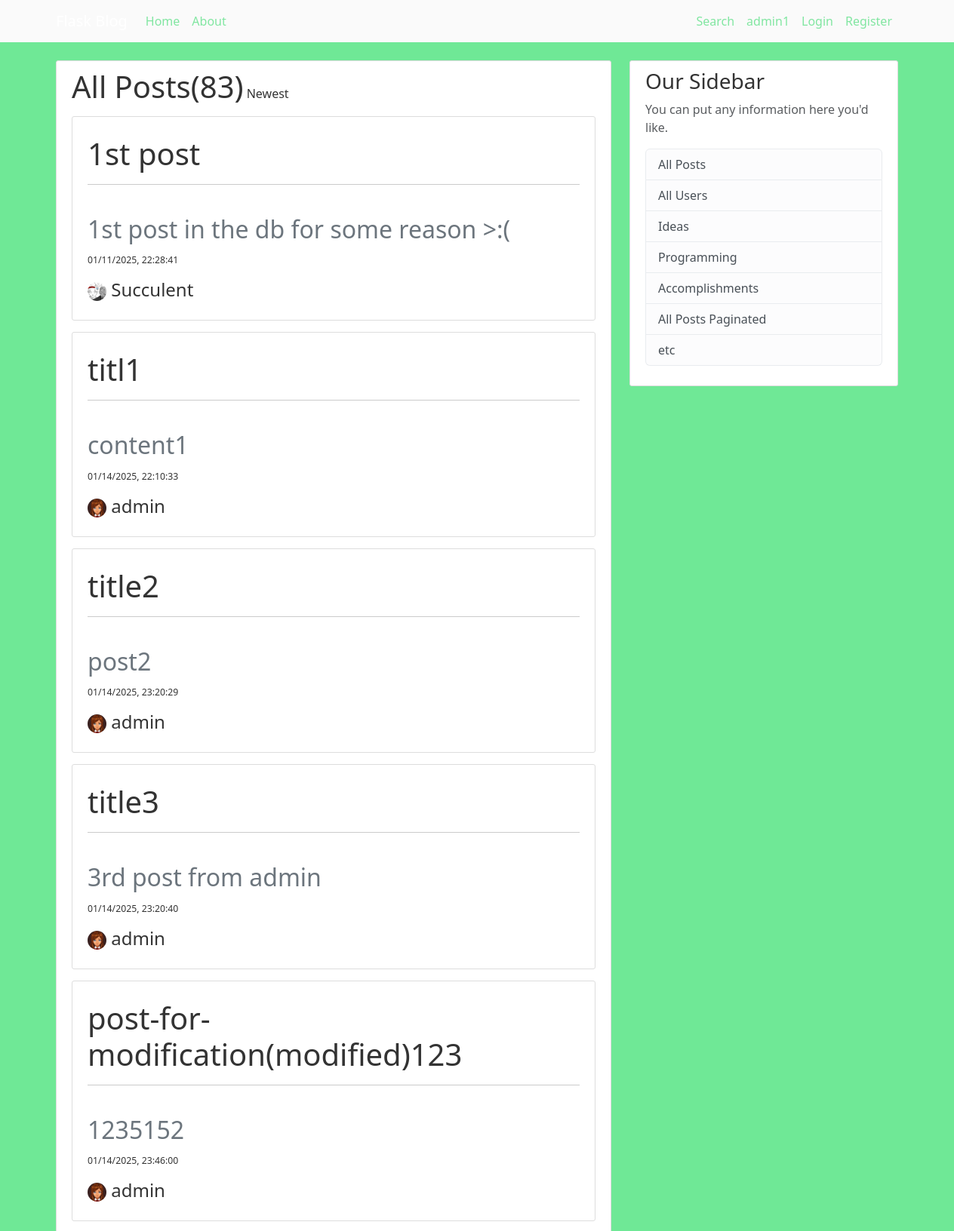
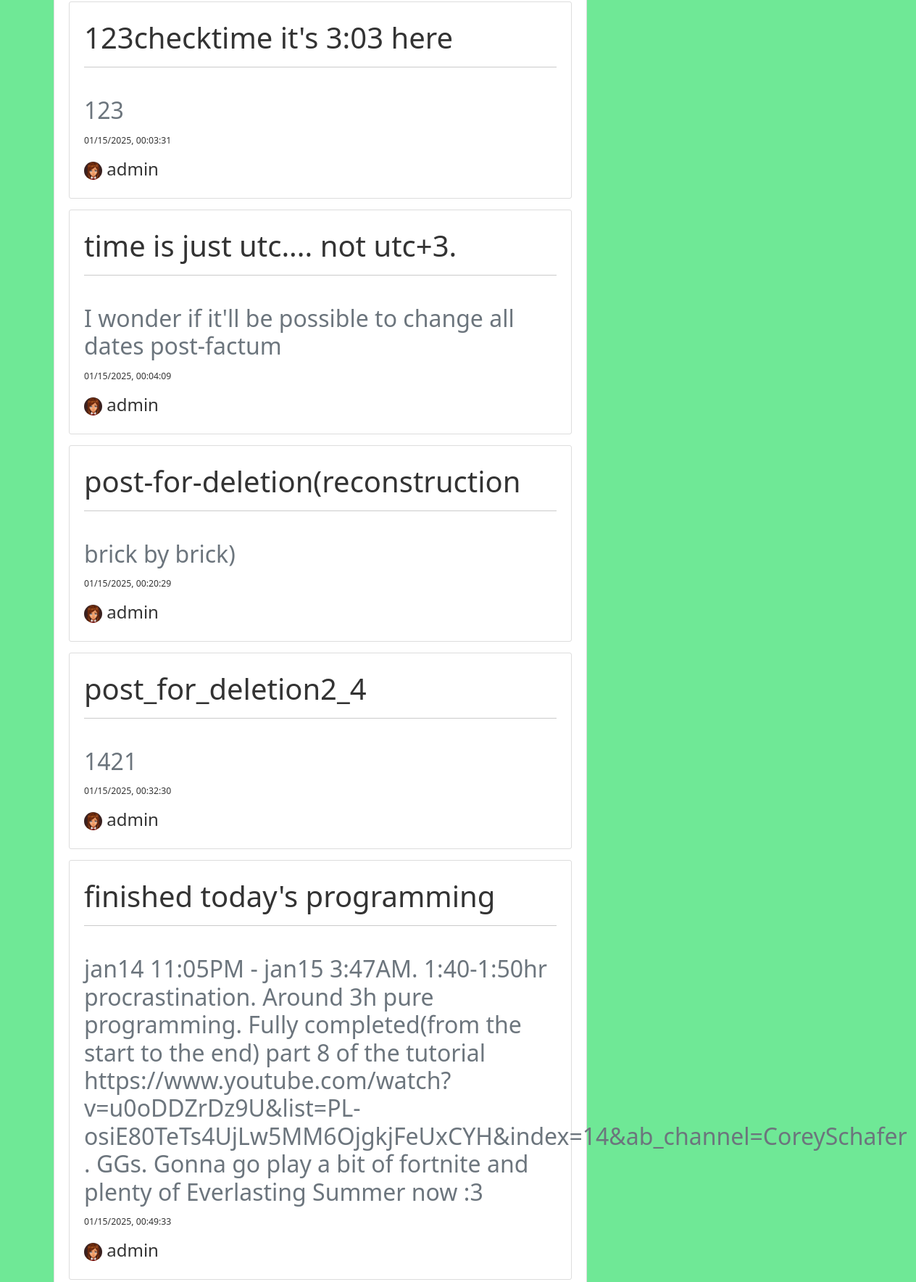
/all-posts/asc (upper part), run on the app's committed database (2 pictures, top to bottom).
### bungee_gum/models.py (models this page shows, shortened)
class Post(db.Model):
    id = db.Column(db.Integer, primary_key=True)
    title = db.Column(db.String(100), nullable=False)
    date_posted = db.Column(db.DateTime, nullable=False, default=lambda: datetime.now(timezone.utc))
    content = db.Column(db.Text, nullable=False)
    user_id = db.Column(db.Integer, db.ForeignKey("user.id"), nullable=False)

class User(db.Model, UserMixin):
    id = db.Column(db.Integer, primary_key=True)
    username = db.Column(db.String(20), unique=True, nullable=False)
    email = db.Column(db.String(120), unique=True, nullable=False)
    image_file = db.Column(db.String(20), nullable=False, default="default.jpg")
    password = db.Column(db.String(60), nullable=False)
    posts = db.relationship("Post", backref="author", lazy="subquery")

### bungee_gum/posts/routes.py (the view)
@posts.route("/all-posts/asc")
def all_posts_asc():
    posts = Post.query.order_by("date_posted").all()
    posts_num = Post.query.count()
    return render_template("all-posts-asc.html", title="Posts", posts=posts, posts_num=posts_num)

### bungee_gum/templates/all-posts-asc.html
{% extends "base.html" %}
{% block body %}
<div class="content-section">
    <span class="h1">All Posts({{ posts_num }})</span>
    <a href="{{ url_for('posts.all_posts') }}" class="text-decoration-none h6">Newest</a>
    {% for post in posts %}
        <div class="content-section">
            <div class="media">
                    <a href="{{ url_for('posts.post_view', id=post.id) }}" class="text-decoration-none h1"><h1 class="account-heading"></h1>{{ post.title }}</a>
                <hr> <br>
                    <h2 class="text-secondary">{{ post.content }}</h2>
                    <a href="{{ url_for('posts.post_view', id=post.id) }}" class="text-decoration-none small h4">
                        <small class="mute">{{ post.date_posted.strftime('%m/%d/%Y, %H:%M:%S') }}</small></a>
            </div>
            <div>
                <a href="{{ url_for('users.specific_user', id=post.author.id) }}" class="text-decoration-none h4">
                    <img class="rounded-circle account-img-smol" src="{{ url_for('static', filename='profile-pics/' + post.author.image_file)}}">
                    {{ post.author.username }}</a>
            </div>
        </div>
    {% endfor %}
</div>
{% endblock body %}

### bungee_gum/static/style.css (style rules this page uses)
body { background: #6fe896; color: #333333; margin-top: 5rem; }
.content-section { background: #ffffff; padding: 10px 20px; border: 1px solid #dddddd; border-radius: 3px; margin-bottom: 20px; }
.content-section div { margin: 15px 0; }
.account-img-smol { width: 25px; height: 25px; }

### data on the page
Post: title "1st post", content "1st post in the db for some reason >:(", date_posted "01/11/2025, 22:28:41", image_file (picture), author.username "Succulent"
Post: title "titl1", content "content1", date_posted "01/14/2025, 22:10:33", image_file (placeholder picture), author.username "admin"
Post: title "title2", content "post2", date_posted "01/14/2025, 23:20:29", image_file (placeholder picture), author.username "admin"
Post: title "title3", content "3rd post from admin", date_posted "01/14/2025, 23:20:40", image_file (placeholder picture), author.username "admin"
Post: title "post-for-modification(modified)123", content "1235152", date_posted "01/14/2025, 23:46:00", image_file (placeholder picture), author.username "admin"
Post: title "123checktime it's 3:03 here", content "123", date_posted "01/15/2025, 00:03:31", image_file (placeholder picture), author.username "admin"
Post: title "time is just utc.... not utc+3.", content "I wonder if it'll be possible to change all dates post-factum", date_posted "01/15/2025, 00:04:09", image_file (placeholder picture), author.username "admin"
Post: title "post-for-deletion(reconstruction", content "brick by brick)", date_posted "01/15/2025, 00:20:29", image_file (placeholder picture), author.username "admin"
Post: title "post_for_deletion2_4", content "1421", date_posted "01/15/2025, 00:32:30", image_file (placeholder picture), author.username "admin"
Post: title "finished today's programming", content "jan14 11:05PM - jan15 3:47AM. 1:40-1:50hr procrastination. Around 3h pure programming. Fully completed(from the start to the end) part 8 of the tutorial https://www.youtube.com/watch?v=u0oDDZrDz9U&list=PL-osiE80TeTs4UjLw5MM6OjgkjFeUxCYH&index=14&ab_channel=CoreySchafer . GGs. Gonna go play a bit of fortnite and plenty of Everlasting Summer now :3", date_posted "01/15/2025, 00:49:33", image_file (placeholder picture), author.username "admin"

### other printed values
{{ posts_num }} "83"
